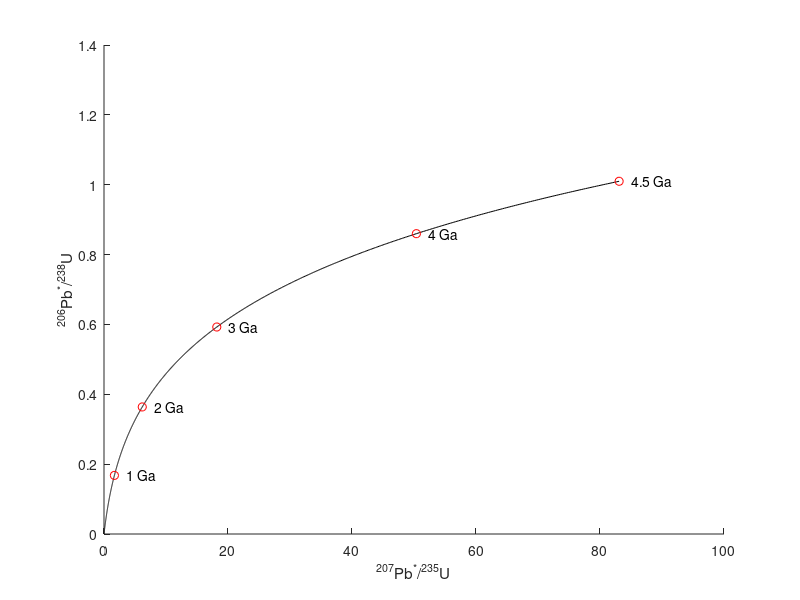

Write the MATLAB code that produced this figure.
%%2
clear all
dc176Lu = 1.867e-11;%yr^-1, lutetium decay constant
Hf176Hf177_i_granite = 0.281333;
Hf176Hf177_CHUR = 0.28275;
Lu176Hf177_CHUR_0 = 0.0334;
% Hf176Hf177_CHUR = Hf176Hf177_CHUR_0+ LuLu*
epsHF = ((Hf176Hf177_i_granite/Hf176Hf177_CHUR)-1 )*1e4


t1 = 1.8e9;%Ga
t2 = 2.54e9;%Ga
Hf176Hf177_gneiss = 0.282460;
Lu176Hf177_gneiss = 0.01758;
Hf176Hf177_i_gneiss = Hf176Hf177_gneiss-Lu176Hf177_gneiss*(exp(dc176Lu*t2)-1)
Lu176Hf177_gneiss_t2 = Lu176Hf177_gneiss*exp(dc176Lu*t1)
Hf176Hf177_gneiss_t2 = Hf176Hf177_i_gneiss+Lu176Hf177_gneiss_t2*(exp(dc176Lu*t1)-1)

%% 3
clear all
t = 1.062e9;
Ar40_Ar39 = 29.33;
dc_Ar = 5.543e-10;
J = (1/Ar40_Ar39)*(exp(dc_Ar*t)-1)

%% 4 (incomplete)
%1 mol = 22.414 l in STP conditions
% K_bio = 7.75;%
% K40_bio = K_bio*0.01167;%
% K_fsp = 11.25;
% K40_fsp=K_fsp*0.01167;%
% V_bio = 1964e-8;%in ccSTP/g
% V_fsp = 2744e-8;
% dce = 0.581e-10; 
% dc = 5.5492e-10; 
% W_K40 = 39.96400;
% W_Ar40 = 39.948; %g/mol
% molg_K_bio = (K40_bio/100)
% molg_K_fsp
% molg_Ar_bio = V_bio/(22.414*1e3);%mol/g
% molg_Ar_fsp = V_fsp/(22.414*1e3);%mol/g
% Ar40K40_bio
% Ar40K40_fsp
% % Ar40K40 = (Ar/K)*(WK/WAr)*(XAr40/XK40)
% t = (1/dc)*log(2.6553e-09*(dc/dce)+1)
%% 5
clear all
t = linspace(0,4.5e9,1000)';%yr, time vector from 0 years to 4.5 billion years
dc_U238 = 1.55125e-10;%yr^-1, decay constants for uranium 238 and 235
dc_U235 = 9.8485e-10;%yr^-1
Pb207_U235 = (exp(dc_U235*t)-1);%Ratios X_Y from the decay equation
Pb206_U238 = (exp(dc_U238*t)-1);
figure
hold on
plot(Pb207_U235,Pb206_U238,'k')
plot(Pb207_U235(t == 1e9),Pb206_U238(t == 1e9),'ro')
text(Pb207_U235(t == 1e9),Pb206_U238(t == 1e9),{'    1 Ga'})
plot(Pb207_U235(t == 2e9),Pb206_U238(t == 2e9),'ro')
text(Pb207_U235(t == 2e9),Pb206_U238(t == 2e9),{'    2 Ga'})
plot(Pb207_U235(t == 3e9),Pb206_U238(t == 3e9),'ro')
text(Pb207_U235(t == 3e9),Pb206_U238(t == 3e9),{'    3 Ga'})
plot(Pb207_U235(t == 4e9),Pb206_U238(t == 4e9),'ro')
text(Pb207_U235(t == 4e9),Pb206_U238(t == 4e9),{'    4 Ga'})
plot(Pb207_U235(t == 4.5e9),Pb206_U238(t == 4.5e9),'ro')
text(Pb207_U235(t == 4.5e9),Pb206_U238(t == 4.5e9),{'    4.5 Ga'})
xlabel('^{207}Pb^*/^{235}U')
ylabel('^{206}Pb^*/^{238}U')
%% 6
clear all
Pb207_U235 = 4.8875;
Pb206_U238 = 0.32134;
Pb207_Pb206 = 0.11031;
dc_U238 = 1.55125e-10;%yr^-1, decay constants for uranium 238 and 235
dc_U235 = 9.8485e-10;%yr^-1
t_207 = (1/dc_U235)*log(Pb207_U235+1)
t_206 = (1/dc_U238)*log(Pb206_U238+1)
%estimate is more accurate with higher t length 
%(10^6 here, higher values might crash the program)
t = linspace(0,4.6e9,1e6)';
Pb207_Pb206_table = (1/137.88)*(exp(dc_U235*t)-1)./(exp(dc_U238*t)-1);
Delta = abs(Pb207_Pb206_table-Pb207_Pb206);
t_PbPb = t(Delta == min(Delta))

%% 7
clear all
%Measured ratios
Pb206_Pb204 = 18.757;
Pb207_Pb204 = 15.603;
Pb208_Pb204 = 38.644;
%Initial, known (Canyon diablo) values
Pb206_Pb204_0 = 9.307;
Pb207_Pb204_0 = 10.294;
%slope:
dc_U238 = 1.55125e-10;%yr^-1, decay constants for uranium 238 and 235
dc_U235 = 9.8485e-10;%yr^-1
slope = (Pb207_Pb204-Pb207_Pb204_0)/(Pb206_Pb204-Pb206_Pb204_0)
t = linspace(0,4.6e9,1e6)';
Pb207_Pb206_table = (1/137.88)*(exp(dc_U235*t)-1)./(exp(dc_U238*t)-1);
Delta = abs(Pb207_Pb206_table-slope);
t_Earth = t(Delta == min(Delta))

%% 8
clear all
dc_U238 = 1.55125e-10;%yr^-1, decay constants for uranium 238,235 and thorium 232
dc_U235 = 9.8485e-10;%yr^-1
dc_Th232 = 4.9475e-10;%yr^-1
Pb206_Pb204 = 13.211;
Pb207_Pb204 = 14.401;
Pb208_Pb204 = 33.069;
% Pb208_Pb204_01 = 29.476;
% Pb206_Pb204_01 = 9.307;
% Pb207_Pb204_01 = 10.294;
Pb206_Pb204_02 = 11.152;
Pb207_Pb204_02 = 12.998;
Pb208_Pb204_02 = 31.23;
% m1  = (Pb207_Pb204-Pb207_Pb204_01)/(Pb206_Pb204-Pb206_Pb204_01)
m2  = (Pb207_Pb204-Pb207_Pb204_02)/(Pb206_Pb204-Pb206_Pb204_02);
t = linspace(0,3.7e9,1e6)';
T=3.7e9;%start of the second stage
SK_table = (1/137.88)*(exp(dc_U235*T)-exp(dc_U235*t))./(exp(dc_U238*T)-exp(dc_U238*t));
% plot(t,SK_table,'r')
Delta = abs(SK_table-m2);
t_m = t(Delta == min(Delta))
mu1 = 7.192;
mu = Pb206_Pb204_02+mu1*(exp(dc_U238*T)-exp(dc_U238*t_m))
omega = (Pb208_Pb204-Pb208_Pb204_02)/(exp(dc_Th232*T)-exp(dc_Th232*t_m))
Th232_U238 = omega/mu